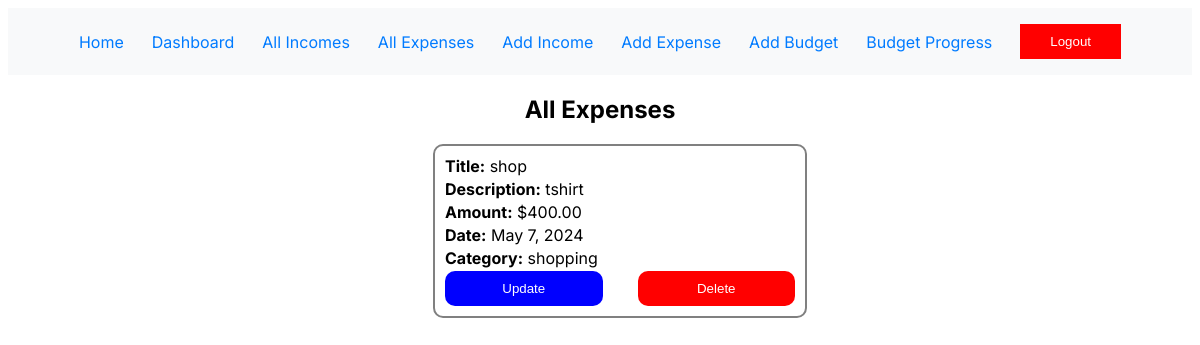
The page /all-expenses/ (signed in) on the database its author committed.
### tracker/models.py (models this page shows, shortened)
class Expense(models.Model):
    user = models.ForeignKey(User, on_delete=models.CASCADE)
    category = models.CharField(max_length=100)
    amount = models.DecimalField(max_digits=10, decimal_places=2)
    date = models.DateField()
    description = models.TextField()
    title = models.CharField(max_length=100,default="Untitled Income")

### tracker/views.py (the view)
# urls.py: path('all-expenses/', views.all_expenses, name='all_expenses'),
@login_required
def all_expenses(request):
    all_expenses = Expense.objects.filter(user=request.user)  # Assuming you have a way to filter expenses for the current user
    return render(request, 'tracker/all_expenses.html', {'all_expenses': all_expenses})

### tracker/templates/tracker/all_expenses.html (shortened to what this page needs)
{% extends 'tracker/base.html' %}
{% block content %}
<h2>All Expenses</h2>
<ul id="expense-list">
    {% for expense in all_expenses %}
    <li>
        <div class="item">
            <strong>Title:</strong> {{ expense.title}}
        </div>
        <div class="item">
            <strong>Description:</strong> {{ expense.description }}
        </div>
        <div class="item">
            <strong>Amount:</strong> ${{ expense.amount }}<br>
        </div>
        <div class="item">
            <strong>Date:</strong> {{ expense.date }}<br>
        </div>
        <div class="item">
            <strong>Category:</strong> {{ expense.category }}<br>
        </div>
        <div class="buttons">
            <button class="edit-expense-btn" data-id="{{ expense.id }}">Update</button>
            <button class="delete-expense-btn" data-id="{{ expense.id }}">Delete</button>
        </div>
    </li>
    {% endfor %}
</ul>
{% endblock %}

### tracker/templates/tracker/base.html (style rules this page uses)
body { font-family: 'Inter', sans-serif; }

### tracker/templates/tracker/all_expenses.html (style rules this page uses)
h2 { text-align: center; }
ul { list-style-type: none; display: flex; flex-direction: row; justify-content: center; flex-wrap: wrap; gap: 20px; }
li { width: 350px; height: 150px; border: 2px solid gray; border-radius: 10px; padding: 10px 10px; display: flex; flex-direction: column; justify-content: space-between; }
li .buttons { display: flex; width: 100%; justify-content: space-between; gap: 10px; }
.edit-expense-btn { background-color: blue; border-radius: 10px; padding: 10px 0px; color: white; width: 45%; border: none; }
.delete-expense-btn { background-color: red; border-radius: 10px; padding: 10px 0px; color: white; width: 45%; border: none; }

### rows shown on the page
Expense: title "shop", description "tshirt", amount "400.00", date "May 7, 2024", category "shopping"
